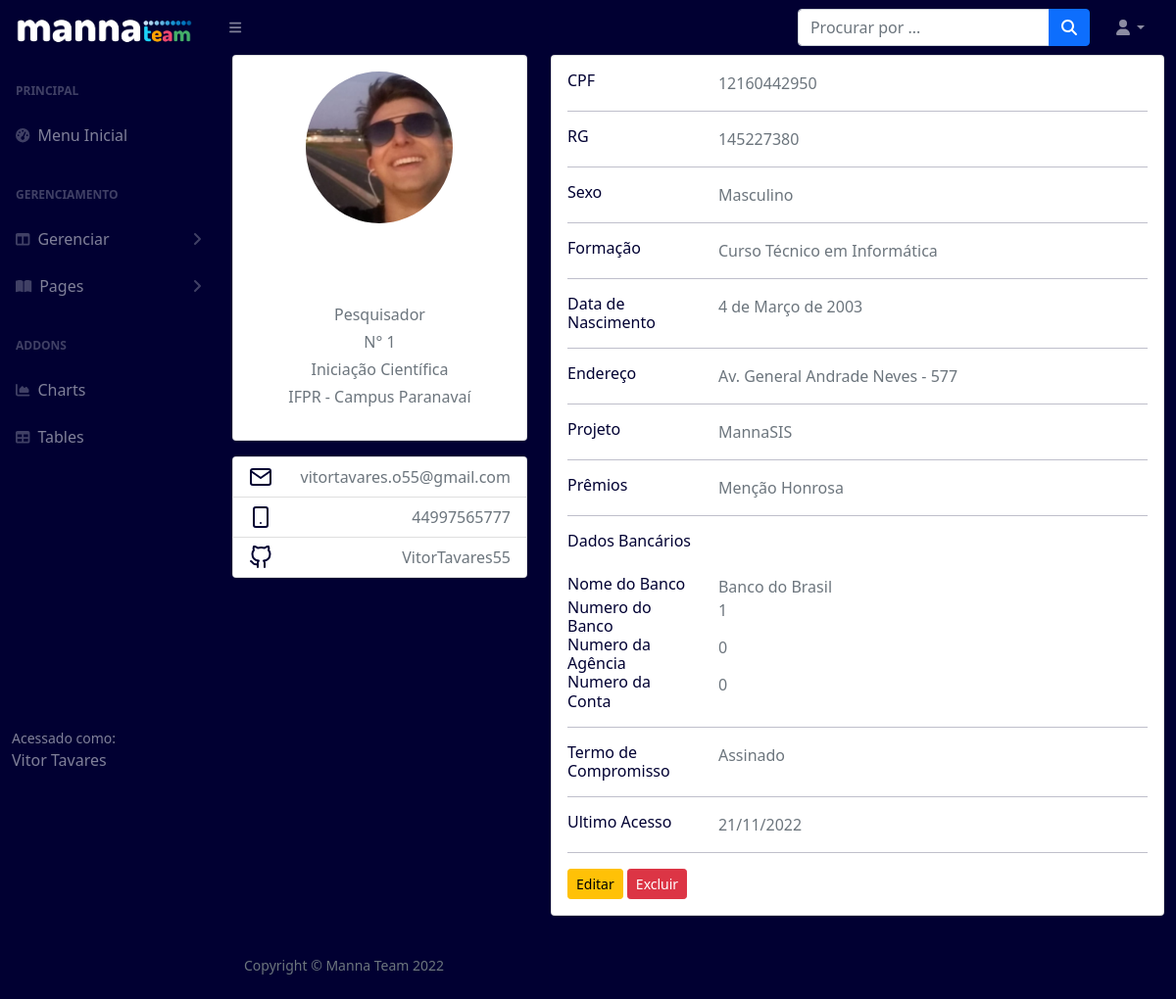
Page /Vitor Tavares de Oliveira on the committed database.
### pages/models.py (models this page shows, shortened)
class Member(models.Model):
    foto = models.ImageField('Foto', upload_to='static/uploads/photos/')
    nome = models.CharField('Nome Completo', max_length=50)
    categoria = models.CharField('Função',max_length=50)
    bolsa = models.CharField('Tipo de Bolsa', max_length=100)
    instituicao = models.CharField('Instituição', max_length=50)
    email = models.CharField('E-mail', max_length=50)
    fone = models.CharField('Celular(Sem pontuação)', max_length=50)
    git = models.CharField('Usuário Git', max_length=50)
    cpf = models.CharField('CPF(Sem pontuação)', max_length=11, validators=[MinLengthValidator(11)])
    rg = models.CharField('RG(Sem pontuação)', max_length=50)
    sexo = models.CharField('Sexo', max_length=50)
    formacao = models.CharField('Formação', max_length=50)
    dtnasc = models.DateField('Data de Nascimento', max_length=50)
    endereco = models.CharField('Endereço', max_length=50)
    projeto = models.CharField('Projeto Associado', max_length=50)
    premio = models.CharField('Prêmio Associado', max_length=50)
    nomeBanco = models.CharField('Nome do Banco', max_length=50)
    numeroBanco = models.CharField('Número do Banco', max_length=50)
    numeroAgencia = models.CharField('Número da Agência', max_length=50)
    numeroConta = models.CharField('Número da Conta', max_length=50)
    termoCompromisso = models.FileField('Termo de Compromisso', upload_to='static/uploads/termos/')
    termoCiencia = models.FileField('Termo de Ciência', upload_to='static/uploads/termos/')
    planoTrabalho = models.FileField('Plano de Trabalho', upload_to='static/uploads/termos/')
    acesso = models.CharField(max_length=50)
    ativo = models.BooleanField(default=True)

### pages/views.py (the view)
# urls.py: path('<member_nome>', views.memberprofile, name="membro"),
def memberprofile(request, member_nome):
    get=get_object_or_404(Member, nome=member_nome)
    return render(request,'pages/member-profile.html',{'member': get})

### pages/templates/pages/member-profile.html (shortened to what this page needs)
{% extends 'pages/base.html' %}
{% load static %}
{% block content %}
<div class="container">
    <div class="main-body">
          <div class="row gutters-sm">
            <div class="col-md-4 mb-3">
              <div class="card">
                <div class="card-body">
                  <div class="d-flex flex-column align-items-center text-center">
                    <img src="{{member.foto}}" class="rounded-circle" width="150">
                    <div class="mt-3">
                      <h4>{{member.nome}}</h4>
                      <p class="text-secondary mb-1">{{member.categoria}}</p>
                      <p class="text-secondary mb-1">N° {{member.id}}</p>
                      <p class="text-secondary mb-1">{{member.bolsa}}</p>
                      <p class="text-muted font-size-sm">{{member.instituicao}}</p>
                    </div>
                  </div>
                </div>
              </div>
              <div class="card mt-3">
                <ul class="list-group list-group-flush">
                  <li class="list-group-item d-flex justify-content-between align-items-center flex-wrap">
                    <h6 class="mb-0" data-feather="mail"></h6>
                    <span class="text-secondary">{{member.email}}</span>
                  </li>
                  <li class="list-group-item d-flex justify-content-between align-items-center flex-wrap">
                    <h6 class="mb-0" data-feather="smartphone"></h6>
                    <span class="text-secondary">{{member.fone}}</span>
                  </li>
                  <li class="list-group-item d-flex justify-content-between align-items-center flex-wrap">
                    <h6 class="mb-0" data-feather="github"></h6>
                    <span class="text-secondary">{{member.git}}</span>
                  </li>
                </ul>
              </div>
            </div>
            <div class="col-md-8">
              <div class="card mb-3">
                <div class="card-body">
                  <div class="row">
                    <div class="col-sm-3">
                      <h6 class="mb-0">CPF</h6>
                    </div>
                    <div class="col-sm-9 text-secondary">
                      {{member.cpf}}
                    </div>
                  </div>
                  <hr>
                  <div class="row">
                    <div class="col-sm-3">
                      <h6 class="mb-0">RG</h6>
                    </div>
                    <div class="col-sm-9 text-secondary">
                      {{member.rg}}
                    </div>
                  </div>
                  <hr>
                  <div class="row">
                    <div class="col-sm-3">
                      <h6 class="mb-0">Sexo</h6>
                    </div>
                    <div class="col-sm-9 text-secondary">
                      {{member.sexo}}
                    </div>
                  </div>
                  <hr>
                  <div class="row">
                    <div class="col-sm-3">
                      <h6 class="mb-0">Formação</h6>
                    </div>
                    <div class="col-sm-9 text-secondary">
                      {{member.formacao}}
                    </div>
                  </div>
                  <hr>
                  <div class="row">
                    <div class="col-sm-3">
                      <h6 class="mb-0">Data de Nascimento</h6>
                    </div>
                    <div class="col-sm-9 text-secondary">
                     {{member.dtnasc}}
                    </div>
                  </div>
                  <hr>
                  <div class="row">
                    <div class="col-sm-3">
                      <h6 class="mb-0">Endereço</h6>
                    </div>
                    <div class="col-sm-9 text-secondary">
                      {{member.endereco}}
                    </div>
                  </div>
                  <hr>
                  <div class="row">
                    <div class="col-sm-3">
                      <h6 class="mb-0">Projeto</h6>
                    </div>
                    <div class="col-sm-9 text-secondary">
                      {{member.projeto}}
                    </div>
                  </div>
                  <hr>
                  <div class="row">
                    <div class="col-sm-3">
                      <h6 class="mb-0">Prêmios</h6>
                    </div>
                    <div class="col-sm-9 text-secondary">
                    {{member.premio}}
                    </div>
                  </div>
                  <hr>
                  <div class="row">
                    <div class="col-sm-3">
                      <h6 class="mb-0">Dados Bancários</h6>
                    </div>
                    <div class="col-sm-9 text-secondary">
                    </div>
                  </div>
                  <br>
                  <div class="row">
                    <div class="col-sm-3">
                      <h6 class="mb-0">Nome do Banco</h6>
                    </div>
                    <div class="col-sm-9 text-secondary">
                      {{member.nomeBanco}}
                    </div>
                  </div>
                  <div class="row">
                    <div class="col-sm-3">
                      <h6 class="mb-0">Numero do Banco</h6>
                    </div>
                    <div class="col-sm-9 text-secondary">
                      {{member.numeroBanco}}
                    </div>
                  </div>
                  <div class="row">
                    <div class="col-sm-3">
                      <h6 class="mb-0">Numero da Agência</h6>
                    </div>
                    <div class="col-sm-9 text-secondary">
                      {{member.numeroAgencia}}
                    </div>
                  </div>
                  <div class="row">
                    <div class="col-sm-3">
                      <h6 class="mb-0">Numero da Conta</h6>
                    </div>
                    <div class="col-sm-9 text-secondary">
                      {{member.numeroConta}}
                    </div>
                  </div>
                  <hr>
                  <div class="row">
                    <div class="col-sm-3">
                      <h6 class="mb-0">Termo de Compromisso</h6>
                    </div>
                    <div class="col-sm-9 text-secondary">
                      Assinado
                    </div>
                  </div>
                  <hr>
                  <div class="row">
                    <div class="col-sm-3">
                      <h6 class="mb-0">Ultimo Acesso</h6>
                    </div>
                    <div class="col-sm-9 text-secondary">
                      21/11/2022
                    </div>
                  </div>
                  <hr>
                  <div class="row">
                    <div class="col-sm-12">
                      <a href="{% url 'editar-membro' member.id %}" class="btn btn-warning btn-sm">Editar</a>
                      <a href="{% url 'deletar-membro' member.id %}" class="btn btn-danger btn-sm">Excluir</a>
                    </div>
                  </div>
                </div>
              </div>
            </div>
          </div>
        </div>
    </div>
{% endblock %}

### rows in the picture
Member: foto (picture), categoria "Pesquisador", id "1", bolsa "Iniciação Científica", instituicao "IFPR - Campus Paranavaí", email "vitortavares.o55@gmail.com", fone "44997565777", git "VitorTavares55", cpf "12160442950", rg "145227380", sexo "Masculino", formacao "Curso Técnico em Informática", dtnasc "4 de Março de 2003", endereco "Av. General Andrade Neves - 577", projeto "MannaSIS", premio "Menção Honrosa", nomeBanco "Banco do Brasil", numeroBanco "1", numeroAgencia "0", numeroConta "0"
